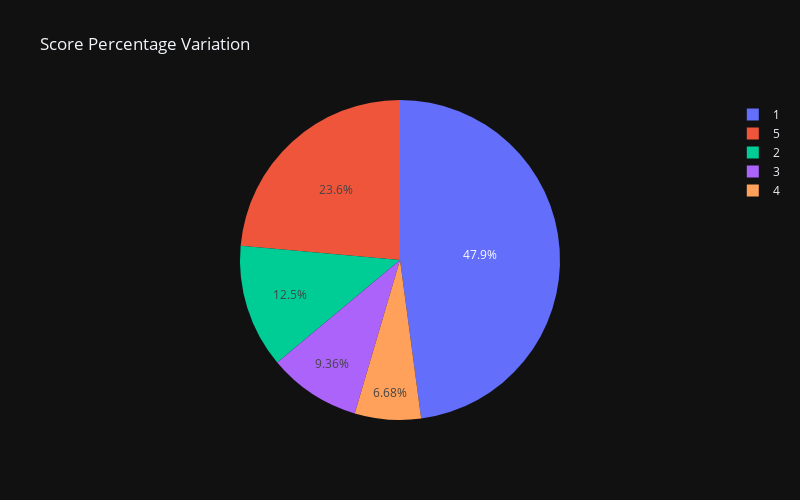

Notebook source saved alongside this figure:
### Code cell
scores= dup['score'].value_counts()
fig = px.pie(scores,values=scores,names=scores.index,title='Score Percentage Variation',height=500,width=800,template='plotly_dark')
fig.show()

### Figure 1 — Plotly figure (JSON) as saved in the notebook; plotly's stock layout.template omitted (floating-point values rounded to 4 significant figures)
{"data": [{"domain": {"x": [0, 1], "y": [0, 1]}, "hovertemplate": "score=%{label}<br>value=%{value}<extra></extra>", "labels": [1, 5, 2, 3, 4], "legendgroup": "", "name": "", "showlegend": true, "type": "pie", "values": [25714, 12662, 6711, 5025, 3585]}], "layout": {"height": 500, "legend": {"tracegroupgap": 0}, "title": {"text": "Score Percentage Variation"}, "width": 800}}
